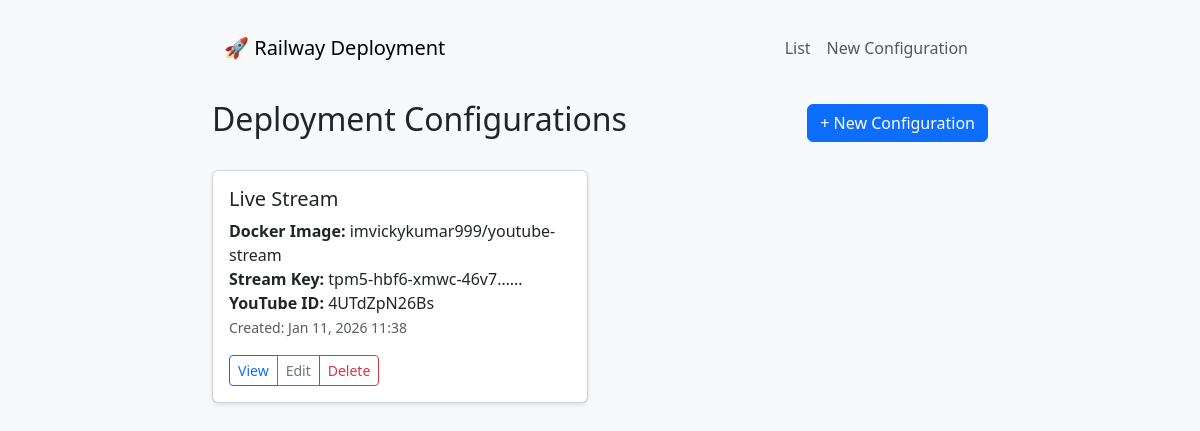
Before: / with the older database file.
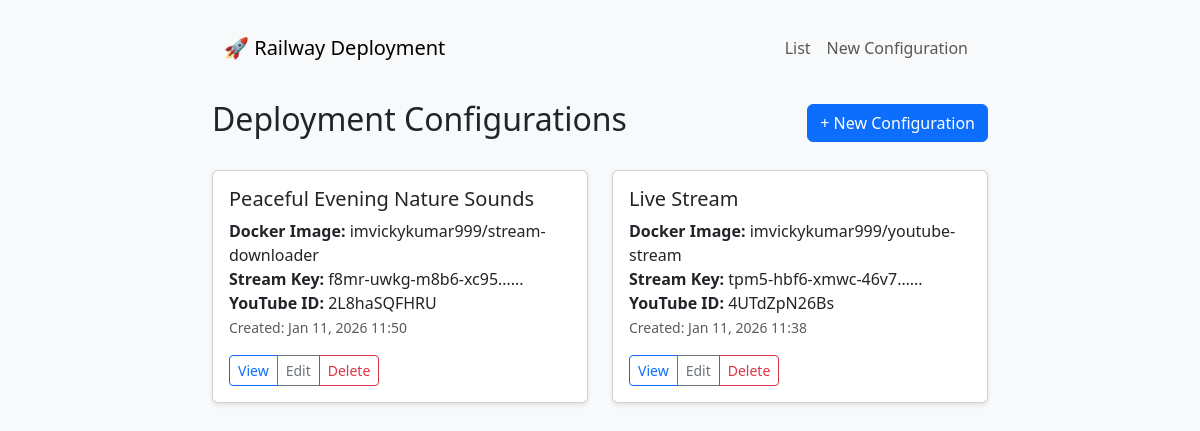
After: the same page with the newer database file.
### deployments/models.py (models this page shows, shortened)
class RailwayDeployment(models.Model):
    railway_token = models.CharField(
        max_length=255,
        help_text="Get it from https://railway.com/account/tokens",
        verbose_name="Railway Token"
    )
    project_name = models.CharField(
        max_length=255,
        default="Live Stream",
        help_text="Use a unique name for your project",
        verbose_name="Project Name"
    )
    docker_image = models.CharField(
        max_length=255,
        default="imvickykumar999/stream-downloader",
        help_text="Docker image to deploy (e.g., imvickykumar999/stream-downloader)",
        verbose_name="Docker Image"
    )
    stream_key = models.CharField(
        max_length=255,
        blank=True,
        null=True,
        help_text="Get it from https://studio.youtube.com/channel/UC/livestreaming",
        verbose_name="Stream Key"
    )
    youtube_id = models.CharField(
        max_length=50,
        blank=True,
        null=True,
        help_text="YouTube video ID (e.g., 4UTdZpN26Bs from https://www.youtube.com/watch?v=4UTdZpN26Bs)",
        verbose_name="YouTube ID"
    )
    railway_project_id = models.CharField(
        max_length=255,
        blank=True,
        null=True,
        help_text="Railway project ID (set after first deployment)",
        verbose_name="Railway Project ID"
    )
    railway_service_id = models.CharField(
        max_length=255,
        blank=True,
        null=True,
        help_text="Railway service ID (set after first deployment)",
        verbose_name="Railway Service ID"
    )
    created_at = models.DateTimeField(auto_now_add=True)
    updated_at = models.DateTimeField(auto_now=True)
    is_active = models.BooleanField(default=True, help_text="Active configuration")
    class Meta:
        verbose_name = "Railway Deployment"
        verbose_name_plural = "Railway Deployments"
        ordering = ['-created_at']

### deployments/views.py (the view)
# urls.py: path('', views.deployment_list, name='deployment_list'),
def deployment_list(request):
    deployments = RailwayDeployment.objects.all()
    return render(request, 'deployments/list.html', {'deployments': deployments})

### deployments/templates/deployments/list.html (shortened to what this page needs)
{% extends 'deployments/base.html' %}
{% block content %}
<div class="d-flex justify-content-between align-items-center mb-4">
    <h2>Deployment Configurations</h2>
    <a href="{% url 'deployments:deployment_form' %}" class="btn btn-primary">+ New Configuration</a>
</div>
{% if deployments %}
    <div class="row">
        {% for deployment in deployments %}
        <div class="col-md-6 mb-3">
            <div class="card">
                <div class="card-body">
                    <h5 class="card-title">{{ deployment.project_name }}</h5>
                    <p class="card-text">
                        <strong>Docker Image:</strong> {{ deployment.docker_image }}<br>
                        {% if deployment.stream_key %}
                            <strong>Stream Key:</strong> {{ deployment.stream_key|truncatechars:20 }}...<br>
                        {% endif %}
                        {% if deployment.youtube_id %}
                            <strong>YouTube ID:</strong> {{ deployment.youtube_id }}<br>
                        {% endif %}
                        <small class="text-muted">Created: {{ deployment.created_at|date:"M d, Y H:i" }}</small>
                    </p>
                    <div class="btn-group" role="group">
                        <a href="{% url 'deployments:deployment_detail' deployment.pk %}" class="btn btn-sm btn-outline-primary">View</a>
                        <a href="{% url 'deployments:deployment_edit' deployment.pk %}" class="btn btn-sm btn-outline-secondary">Edit</a>
                        <a href="{% url 'deployments:deployment_delete' deployment.pk %}" class="btn btn-sm btn-outline-danger">Delete</a>
                    </div>
                </div>
            </div>
        </div>
        {% endfor %}
    </div>
{% endif %}
{% endblock %}

### deployments/templates/deployments/base.html (shortened to what this page needs)
<!DOCTYPE html>
<html lang="en">
<head>
    <link href="https://cdn.jsdelivr.net/npm/bootstrap@5.3.0/dist/css/bootstrap.min.css" rel="stylesheet">
</head>
<body>
    <div class="container">
        <nav class="navbar navbar-expand-lg navbar-light bg-light mb-4">
            <div class="container-fluid">
                <a class="navbar-brand" href="{% url 'deployments:deployment_list' %}">🚀 Railway Deployment</a>
                <div class="navbar-nav ms-auto">
                    <a class="nav-link" href="{% url 'deployments:deployment_list' %}">List</a>
                    <a class="nav-link" href="{% url 'deployments:deployment_form' %}">New Configuration</a>
                </div>
            </div>
        </nav>
        {% block content %}{% endblock %}
    </div>
</body>
</html>

### deployments/templates/deployments/base.html (style rules this page uses)
body { background-color: #f8f9fa; padding-top: 20px; }
.container { max-width: 800px; }
.card { box-shadow: 0 2px 4px rgba(0,0,0,0.1); margin-bottom: 20px; }

Changed rows visible on the page:
added RailwayDeployment: project_name "Peaceful Evening Nature Sounds", docker_image "imvickykumar999/stream-downloader", stream_key "f8mr-uwkg-m8b6-xc95…", youtube_id "2L8haSQFHRU", created_at "Jan 11, 2026 11:50"
